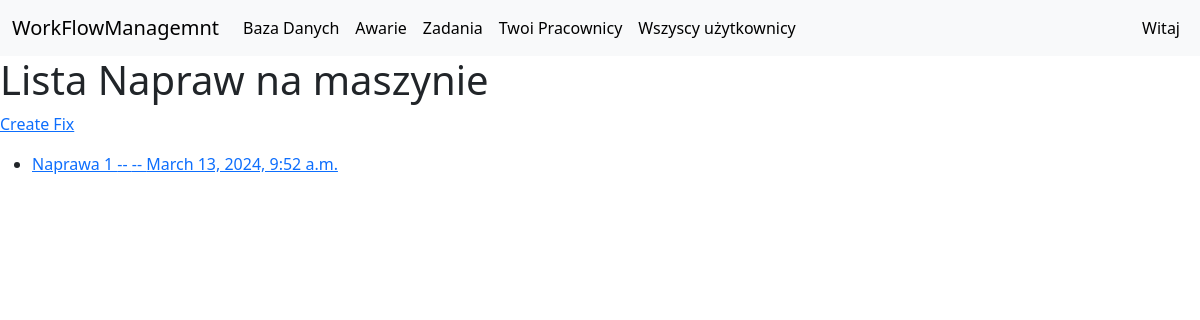
/database/machine_detail/6/fix_list/, run on an earlier commit of the app's database.
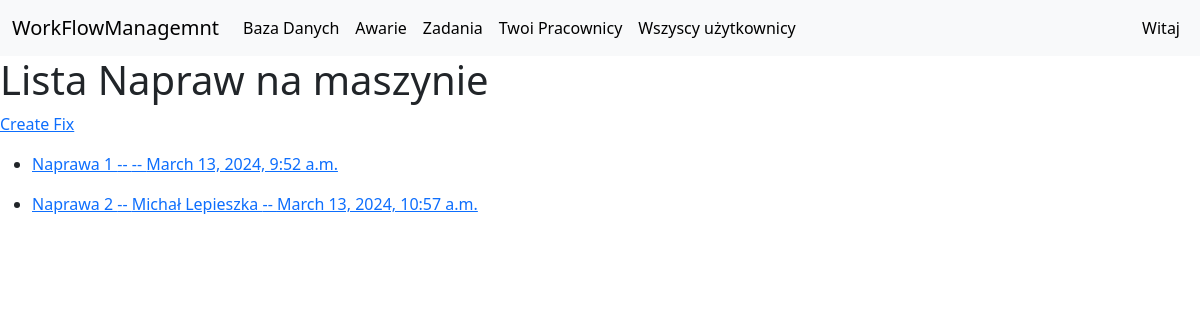
And on a later commit of the database.
### base/models.py (models this page shows, shortened)
class MachineFixes(models.Model):
    machine = models.ForeignKey(MachineDatabase, on_delete=models.CASCADE, null=True, blank=True)
    name = models.CharField(max_length=255, blank=True, null=True)
    time = models.DateTimeField(blank=True, null=True)
    author = models.ForeignKey(User, blank=True, null=True, on_delete=models.CASCADE)
    photos = models.ImageField(blank=True, null=True, upload_to='fixes_images/')
    fixes = models.TextField(blank=True, null=True)

### database/views.py (the view)
# urls.py: path('machine_detail/<int:pk>/fix_list/', MachineFixesListView.as_view(), name='fixes_list'),
class MachineFixesListView(ListView):
    template_name = 'database/fixes_list.html'
    model = MachineFixes
    context_object_name = 'fixes'
    def get_queryset(self):
        machine_pk = self.kwargs.get('pk')
        return MachineFixes.objects.filter(machine__pk= machine_pk)
    def get_context_data(self, **kwargs):
        context = super().get_context_data(**kwargs)
        pk = self.kwargs.get('pk')
        machine = get_object_or_404(MachineDatabase, pk=pk)
        context['machine'] = machine
        return context

### base/context_processors.py (called while the page is built)
def group_names_processor(request):
    if request.user.is_authenticated:
        group_names = [group.name for group in request.user.groups.all()]
    else:
        group_names = []
    return {'group_names': group_names}

### database/templates/database/fixes_list.html
{% extends 'base/base.html' %}
{% block content %}
  <h1>Lista Napraw na maszynie</h1>
  {% if machine %}
    <p><a href="{% url 'database:create_fix' pk=machine.pk %}">Create Fix</a></p>
  {% endif %}
  {% for fix in fixes %}
    <ul>
      <li>
        <a href="{% url 'database:fix_detail' pk=machine.pk fix_pk=fix.pk %}">
          {{ fix.name }} -- {{ fix.author.get_full_name }} -- {{ fix.time }}
        </a>
      </li>
    </ul>
{% empty %}
    <p>Nie ma żadnych modyfikacji do wyświetlenia</p>
{% endfor %}
{% endblock %}

What changed in the data, as far as the page shows it:
added MachineFixes: name "Naprawa 2", author.get_full_name "Michał Lepieszka", time "March 13, 2024, 10:57 a.m."
